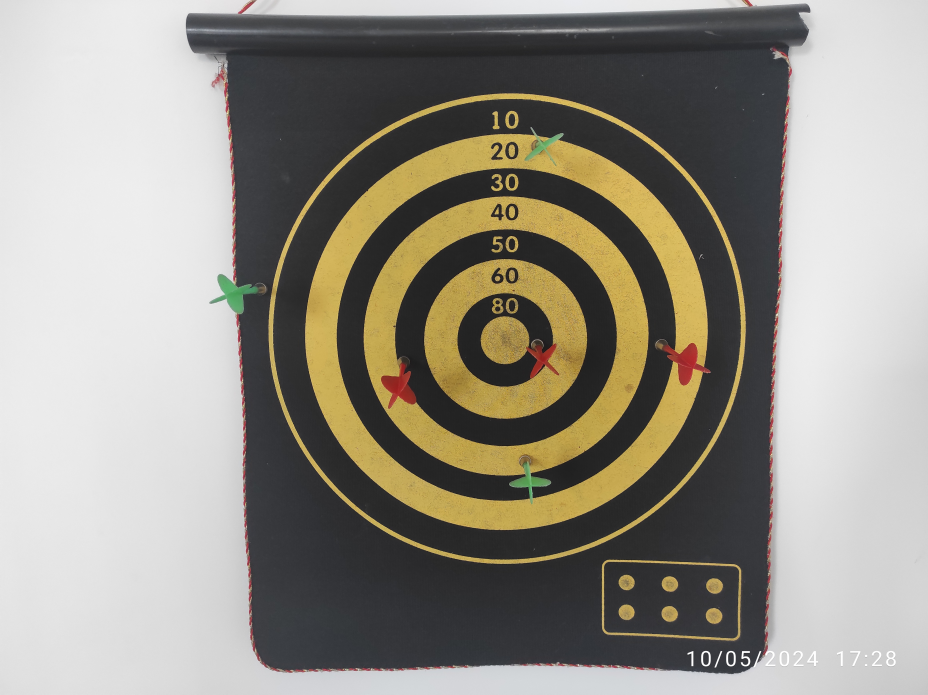
#> input picture imgs/IMG_20240510_172837.jpg, 4640 x 3472 px (shown at 1/5 size); the run also reads 1 picture not shown here
$ jupyter execute --allow-errors task3.ipynb
#> lines starting #> are read from the running program, lines starting #| are printed output that depends on the picture; after the words box and inside, x2 and y2 are one past the last pixel; in counts of white or black regions, pixels touching at a corner belong together; long printed decimals are rounded
[cell 1]
import cv2
import numpy as np
import math

[cell 2]
path1 = r'imgs/IMG_20240510_172748.jpg'
path2 = r'imgs/IMG_20240510_172837.jpg'
path3 = r'imgs/IMG_20240510_172930.jpg'

[cell 3]
def getCountorsB(frame_orig, gray = False, draw = True):
    # [4 lines of commented-out code are left out]
    frame = frame_orig.copy()
    frame_gray = cv2.cvtColor(frame, cv2.COLOR_BGR2GRAY)

    frame_gray = cv2.GaussianBlur(frame_gray, ksize = (5, 5), sigmaX=1)

    frame_gray = cv2.Canny(frame_gray, threshold1=50, threshold2=125)

    cntrs, h = cv2.findContours(frame_gray, cv2.RETR_EXTERNAL, cv2.CHAIN_APPROX_SIMPLE)
    cnts = []

    for cnt in cntrs:
        area = cv2.contourArea(cnt)
        perimeter = cv2.arcLength(cnt, True)
        approx = cv2.approxPolyDP(cnt, 0.02*perimeter, closed = True)
        bbox = cv2.boundingRect(approx)

        cnts.append((cnt, approx, area, perimeter, bbox))

    cnts = sorted(cnts, key = lambda x: -x[2])

    print(len(cnts))
    # cnt = [c[0] for c in cnts[:3]]
    cnt = [c[0] for c in cnts[:1]]
    # cnt = [c for c in cnts[:3]]
    if draw:
        M = cv2.moments(cnt[0])
        cX = int(M["m10"] / M["m00"])
        cY = int(M["m01"] / M["m00"])
        # frame = cv2.cvtColor(frame, cv2.COLOR_GRAY2BGR)
        # Draw the center of the contour
        # cv2.circle(frame, (cX, cY), 7, (255, 255, 255), -1)
        # contours = [c[0] for c in cnt]

        cv2.drawContours(frame, cnt, -1, (0, 0, 255), 5)

        ellipse = cv2.fitEllipse(cnt[0])

        (cx,cy), (d1,d2), angle = ellipse
        print(int(cx), int(cy))
        # [8 lines of commented-out code are left out]


        ellipse_img = frame_orig.copy()
        cv2.ellipse(ellipse_img, (int(cx),int(cy)), (int(d1/2),int(d2/2)), angle, 0, 360, (0,0,255), 4)

        if angle > 90:
            angle = angle - 90
        else:
            angle = angle + 90
        print('center: (', cx,cy, ')', 'diameters: (', d1, d2, ')', 'angle:', angle)

        r1 = min(d1,d2)/2
        r2 = max(d1,d2)/2

        x1 = np.intp( cx + math.cos(math.radians(angle))*r2 )
        y1 = np.intp( cy + math.sin(math.radians(angle))*r2 )
        x2 = np.intp( cx + math.cos(math.radians(angle+180))*r2 )
        y2 = np.intp( cy + math.sin(math.radians(angle+180))*r2 )
        x3 = np.intp( cx + math.cos(math.radians(angle+90))*r1 )
        y3 = np.intp( cy + math.sin(math.radians(angle+90))*r1 )
        x4 = np.intp( cx + math.cos(math.radians(angle+270))*r1 )
        y4 = np.intp( cy + math.sin(math.radians(angle+270))*r1 )

        input_pts = np.float32([[x1,y1], [x2,y2], [x3,y3], [x4,y4]])

        # output points from circle of radius = max semi-major radii
        ox1 = np.intp( cx + math.cos(math.radians(angle))*r2 )
        oy1 = np.intp( cy + math.sin(math.radians(angle))*r2 )
        ox2 = np.intp( cx + math.cos(math.radians(angle+180))*r2 )
        oy2 = np.intp( cy + math.sin(math.radians(angle+180))*r2 )
        ox3 = np.intp( cx + math.cos(math.radians(angle+90))*r2 )
        oy3 = np.intp( cy + math.sin(math.radians(angle+90))*r2 )
        ox4 = np.intp( cx + math.cos(math.radians(angle+270))*r2 )
        oy4 = np.intp( cy + math.sin(math.radians(angle+270))*r2 )

        cx = np.intp(cx)
        cy = np.intp(cy)
        r2 = np.intp(r2)
        print(int(cx), int(cy))
        # [12 lines of commented-out code are left out]

        output_pts = np.float32([[ox1,oy1], [ox2,oy2], [ox3,oy3], [ox4,oy4]])

        h = cv2.getPerspectiveTransform(input_pts, output_pts)

        # warp image
        result = cv2.warpPerspective(frame, h, (frame.shape[1],frame.shape[0]))

        # [6 lines of commented-out code are left out]


    cnt = cnt[0]
    l = tuple(cnt[cnt[:,:,0].argmin()][0])
    r = tuple(cnt[cnt[:,:,0].argmax()][0])
    t = tuple(cnt[cnt[:,:,1].argmin()][0])
    b = tuple(cnt[cnt[:,:,1].argmax()][0])
    print(cv2.contourArea(cnt[0]) / float(frame.shape[0] * frame.shape[1]))

    return result, ellipse_img, cnt, (l, r, t, b), (d1/2, d2/2)

[cell 4]
img = cv2.imread(path2)
#> img is the input picture: shape (3472, 4640, 3); mean B, G, R 134.3, 144.5, 148.7

w, h = img.shape[1]//3, img.shape[0]//3

img = cv2.resize(img, (w, h))
#> img: shape (1157, 1546, 3)

result, ellipse_img,  cnts1, extreme_pts, radiuses = getCountorsB(img)
#> in getCountorsB, `frame_gray = cv2.cvtColor(frame, cv2.COLOR_BGR2GRAY)`:
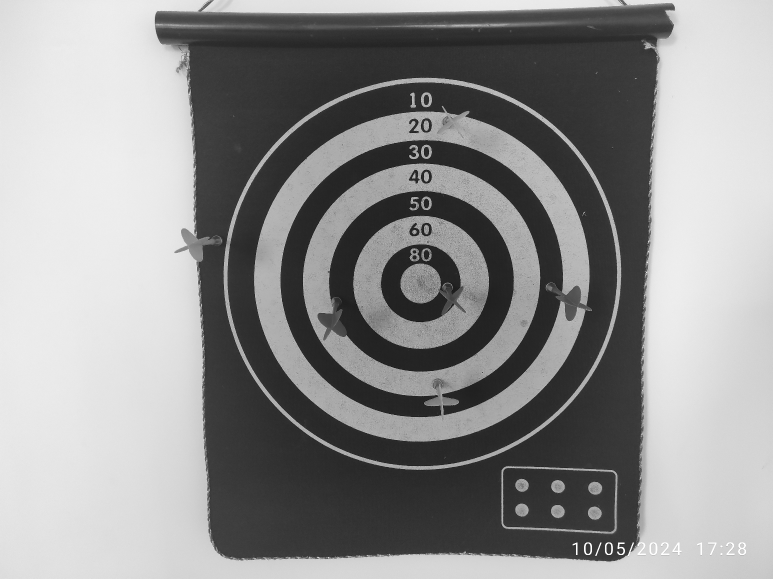
#> frame_gray: shape (1157, 1546) (shown at 1/2 size); min 5, max 255, mean 144.5
#> in getCountorsB, `frame_gray = cv2.Canny(frame_gray, threshold1=50, threshold2=125)`:
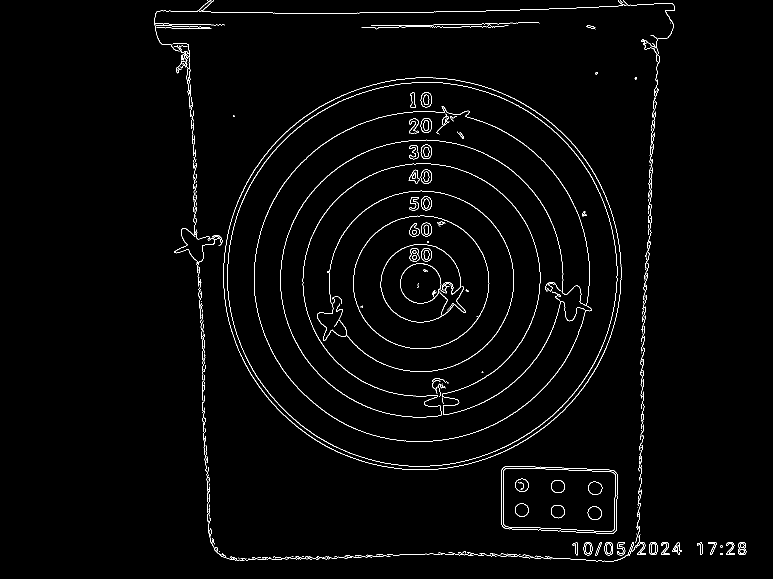
#> frame_gray: shape (1157, 1546) (shown at 1/2 size); 1.7% white in thin lines or dots, all inside (x1, y1, x2, y2) = (309, 0, 1493, 1124)
#> in getCountorsB, `cntrs, h = cv2.findContours(frame_gray, cv2.RETR_EXTERNAL, cv2.CHAIN_A..`: cntrs = 232 contours, 210 with area under 20; largest, box (x1, y1, x2, y2) and area: (447, 155, 1243, 940) 489688, (1002, 932, 1236, 1068) 29106, (1167, 1084, 1185, 1111) 367, (1209, 1084, 1226, 1111) 362, (1298, 1084, 1315, 1110) 354; h = 232 rows, first 6: [1, -1, -1, -1], [2, 0, -1, -1], [3, 1, -1, -1], [4, 2, -1, -1], [5, 3, -1, -1], [6, 4, -1, -1]
#> the loop in getCountorsB, `for cnt in cntrs:` made 232 passes
#> (area, perimeter, bbox) on passes 43 to 45: (109.5, 65.9, (1394, 1085, 11, 25)), (211, 75.46, (1345, 1085, 19, 25)), (111, 68.14, (1145, 1085, 11, 26))
#> after the loop in getCountorsB, `for cnt in cntrs:`: cnts = 232 items
#| 232
#> in getCountorsB, `cnt = [c[0] for c in cnts[:1]]`: cnt = 1 contour; box (x1, y1, x2, y2) and area: (447, 155, 1243, 940) 489688
#> in getCountorsB, `M = cv2.moments(cnt[0])`: M = moments, m00 489687.5, centre m10/m00, m01/m00 = (844.5, 547)
#> in getCountorsB, `cX = int(M["m10"] / M["m00"])`: cX = 844
#> in getCountorsB, `cY = int(M["m01"] / M["m00"])`: cY = 546
#> in getCountorsB, `cv2.drawContours(frame, cnt, -1, (0, 0, 255), 5)`:
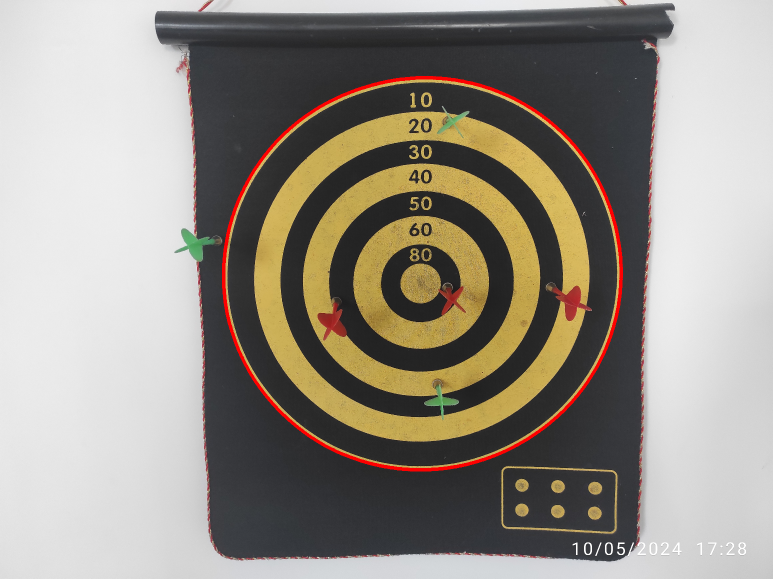
#> frame: shape (1157, 1546, 3) (shown at 1/2 size); mean B, G, R 133.5, 143.4, 149.7
#> in getCountorsB, `ellipse = cv2.fitEllipse(cnt[0])`: ellipse = ((844.5, 547), (782.7, 796.6), 74.01)
#> in getCountorsB, `(cx,cy), (d1,d2), angle = ellipse`: cx = 844.5; cy = 547; d1 = 782.7; d2 = 796.6; angle = 74.01
#| 844 547
#> in getCountorsB, `cv2.ellipse(ellipse_img, (int(cx),int(cy)), (int(d1/2),int(d2/2)), ang..`:
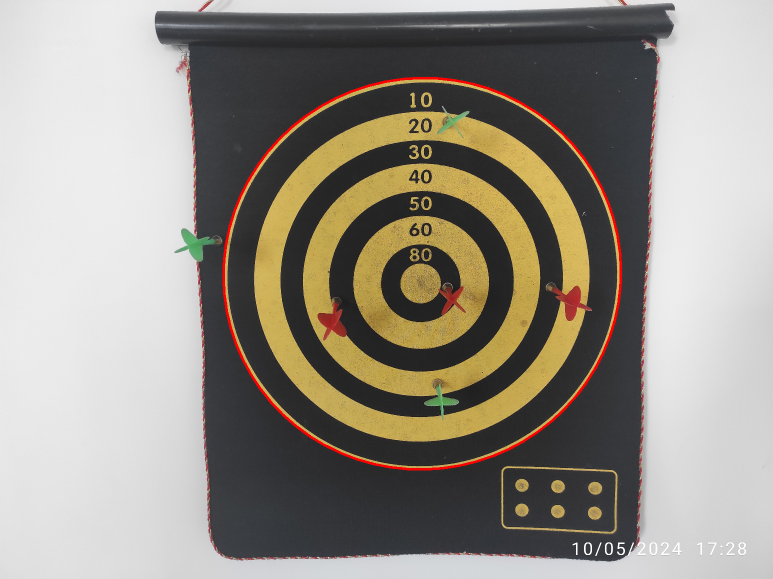
#> ellipse_img: shape (1157, 1546, 3) (shown at 1/2 size); mean B, G, R 133.6, 143.6, 149.3
#> in getCountorsB, `angle = angle + 90`: angle = 164
#| center: ( 844.489 547.043 ) diameters: ( 782.654 796.615 ) angle: 164.008
#> in getCountorsB, `r1 = min(d1,d2)/2`: r1 = 391.3
#> in getCountorsB, `r2 = max(d1,d2)/2`: r2 = 398.3
#> in getCountorsB, `x1 = np.intp( cx + math.cos(math.radians(angle))*r2 )`: x1 = 461
#> in getCountorsB, `y1 = np.intp( cy + math.sin(math.radians(angle))*r2 )`: y1 = 656
#> in getCountorsB, `x2 = np.intp( cx + math.cos(math.radians(angle+180))*r2 )`: x2 = 1227
#> in getCountorsB, `y2 = np.intp( cy + math.sin(math.radians(angle+180))*r2 )`: y2 = 437
#> in getCountorsB, `x3 = np.intp( cx + math.cos(math.radians(angle+90))*r1 )`: x3 = 736
#> in getCountorsB, `y3 = np.intp( cy + math.sin(math.radians(angle+90))*r1 )`: y3 = 170
#> in getCountorsB, `x4 = np.intp( cx + math.cos(math.radians(angle+270))*r1 )`: x4 = 952
#> in getCountorsB, `y4 = np.intp( cy + math.sin(math.radians(angle+270))*r1 )`: y4 = 923
#> in getCountorsB, `input_pts = np.float32([[x1,y1], [x2,y2], [x3,y3], [x4,y4]])`: input_pts = [[461, 656], [1227, 437], [736, 170], [952, 923]]
#> in getCountorsB, `ox1 = np.intp( cx + math.cos(math.radians(angle))*r2 )`: ox1 = 461
#> in getCountorsB, `oy1 = np.intp( cy + math.sin(math.radians(angle))*r2 )`: oy1 = 656
#> in getCountorsB, `ox2 = np.intp( cx + math.cos(math.radians(angle+180))*r2 )`: ox2 = 1227
#> in getCountorsB, `oy2 = np.intp( cy + math.sin(math.radians(angle+180))*r2 )`: oy2 = 437
#> in getCountorsB, `ox3 = np.intp( cx + math.cos(math.radians(angle+90))*r2 )`: ox3 = 734
#> in getCountorsB, `oy3 = np.intp( cy + math.sin(math.radians(angle+90))*r2 )`: oy3 = 164
#> in getCountorsB, `ox4 = np.intp( cx + math.cos(math.radians(angle+270))*r2 )`: ox4 = 954
#> in getCountorsB, `oy4 = np.intp( cy + math.sin(math.radians(angle+270))*r2 )`: oy4 = 929
#> in getCountorsB, `cx = np.intp(cx)`: cx = 844
#> in getCountorsB, `r2 = np.intp(r2)`: r2 = 398
#| 844 547
#> in getCountorsB, `output_pts = np.float32([[ox1,oy1], [ox2,oy2], [ox3,oy3], [ox4,oy4]])`: output_pts = [[461, 656], [1227, 437], [734, 164], [954, 929]]
#> in getCountorsB, `h = cv2.getPerspectiveTransform(input_pts, output_pts)`: h = [[1, 0.00491, -3.87], [0.00421, 1.01, -11.6], [1.76e-19, -5.69e-20, 1]]
#> in getCountorsB, `result = cv2.warpPerspective(frame, h, (frame.shape[1],frame.shape[0]))`:
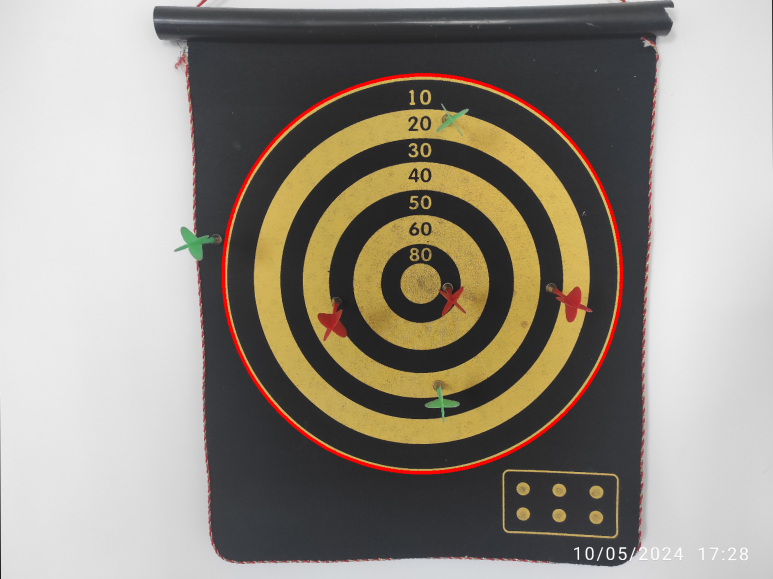
#> result: shape (1157, 1546, 3) (shown at 1/2 size); mean B, G, R 132, 142.1, 148.5
#> in getCountorsB, `cnt = cnt[0]`: cnt = contour of 1124 points, box (x1, y1, x2, y2) (447, 155, 1243, 940), area 489688
#> in getCountorsB, `l = tuple(cnt[cnt[:,:,0].argmin()][0])`: l = (447, 526)
#> in getCountorsB, `r = tuple(cnt[cnt[:,:,0].argmax()][0])`: r = (1242, 559)
#> in getCountorsB, `t = tuple(cnt[cnt[:,:,1].argmin()][0])`: t = (831, 155)
#> in getCountorsB, `b = tuple(cnt[cnt[:,:,1].argmax()][0])`: b = (817, 939)
#| 0.0
#> cnts1 has the same summary as cnt in getCountorsB; extreme_pts = ((447, 526), (1242, 559), (831, 155), (817, 939)); radiuses = (391.3, 398.3)

cv2.imshow('Orig', img)
cv2.imshow('Ellipse', ellipse_img)
cv2.imshow('Circle', result)
cv2.waitKey(0)
cv2.destroyAllWindows()
cv2.waitKey(1)
cv2.waitKey(1)
cv2.waitKey(1)
cv2.waitKey(1)

[cell 5]
# getCountorsB(img)
getCountorsB(result)
#> call 2 of getCountorsB, with gray = False, draw = True
#> in getCountorsB (call 2), `frame_gray = cv2.cvtColor(frame, cv2.COLOR_BGR2GRAY)`:
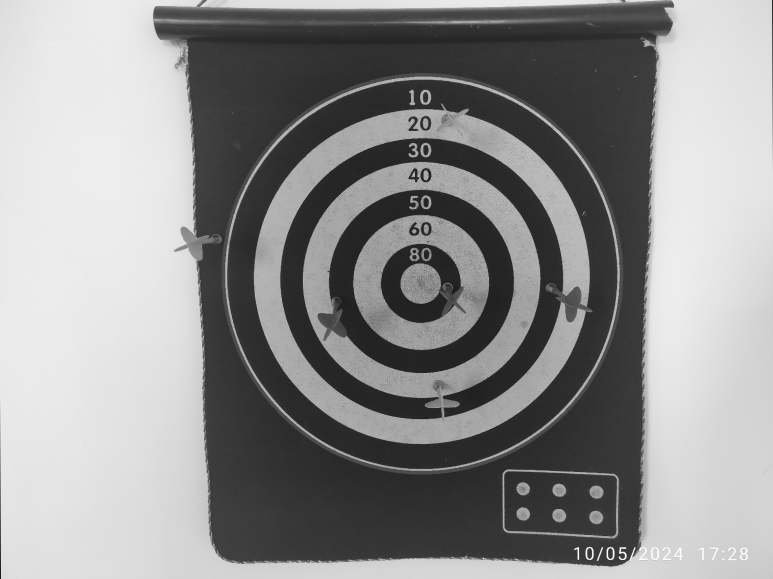
#> frame_gray: shape (1157, 1546) (shown at 1/2 size); min 0, max 255, mean 142.9
#> in getCountorsB (call 2), `frame_gray = cv2.Canny(frame_gray, threshold1=50, threshold2=125)`:
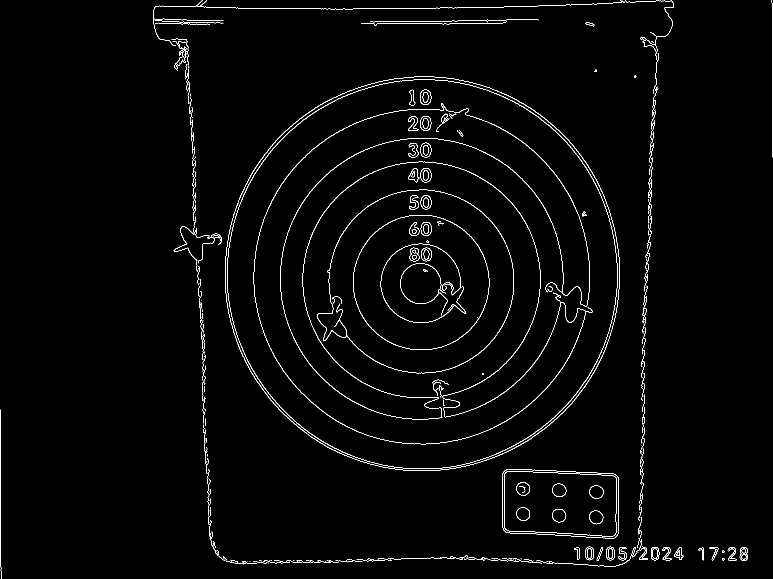
#> frame_gray: shape (1157, 1546) (shown at 1/2 size); 1.8% white in thin lines or dots
#> in getCountorsB (call 2), `cntrs, h = cv2.findContours(frame_gray, cv2.RETR_EXTERNAL, cv2.CHAIN_A..`: cntrs = 228 contours, 205 with area under 20; largest, box (x1, y1, x2, y2) and area: (450, 153, 1240, 942) 489604, (1004, 938, 1238, 1077) 29558, (1171, 1093, 1188, 1121) 368, (1213, 1093, 1230, 1121) 366, (1302, 1094, 1319, 1121) 362; h = 228 rows, first 6: [1, -1, -1, -1], [2, 0, -1, -1], [3, 1, -1, -1], [4, 2, -1, -1], [5, 3, -1, -1], [6, 4, -1, -1]
#> the loop in getCountorsB (call 2), `for cnt in cntrs:` made 228 passes
#> (area, perimeter, bbox) on passes 49 to 51: (94, 67.31, (1397, 1095, 11, 26)), (218, 74.63, (1348, 1095, 19, 25)), (343, 78.77, (1479, 1094, 17, 27))
#> after the loop in getCountorsB (call 2), `for cnt in cntrs:`: cnts = 228 items
#| 228
#> in getCountorsB (call 2), `cnt = [c[0] for c in cnts[:1]]`: cnt = 1 contour; box (x1, y1, x2, y2) and area: (450, 153, 1240, 942) 489604
#> in getCountorsB (call 2), `M = cv2.moments(cnt[0])`: M = moments, m00 489604.5, centre m10/m00, m01/m00 = (844.5, 547)
#> in getCountorsB (call 2), `cY = int(M["m01"] / M["m00"])`: cY = 547
#> in getCountorsB (call 2), `cv2.drawContours(frame, cnt, -1, (0, 0, 255), 5)`:
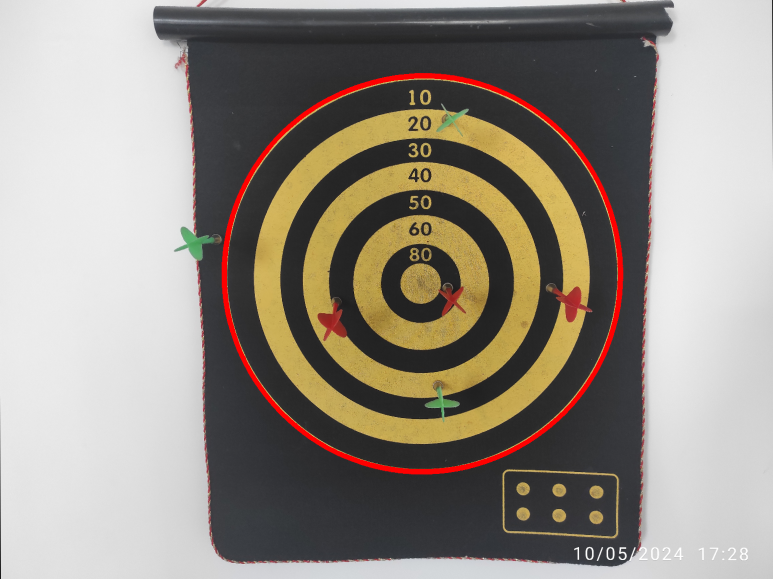
#> frame: shape (1157, 1546, 3) (shown at 1/2 size); 0.51% of pixels changed, all inside (x1, y1, x2, y2) = (450, 153, 1240, 942)
#> in getCountorsB (call 2), `ellipse = cv2.fitEllipse(cnt[0])`: ellipse = ((844.5, 547.1), (788.8, 790.5), 83.44)
#> in getCountorsB (call 2), `(cx,cy), (d1,d2), angle = ellipse`: cx = 844.5; cy = 547.1; d1 = 788.8; d2 = 790.5; angle = 83.44
#> (the rest of the program and of its run is left out)
